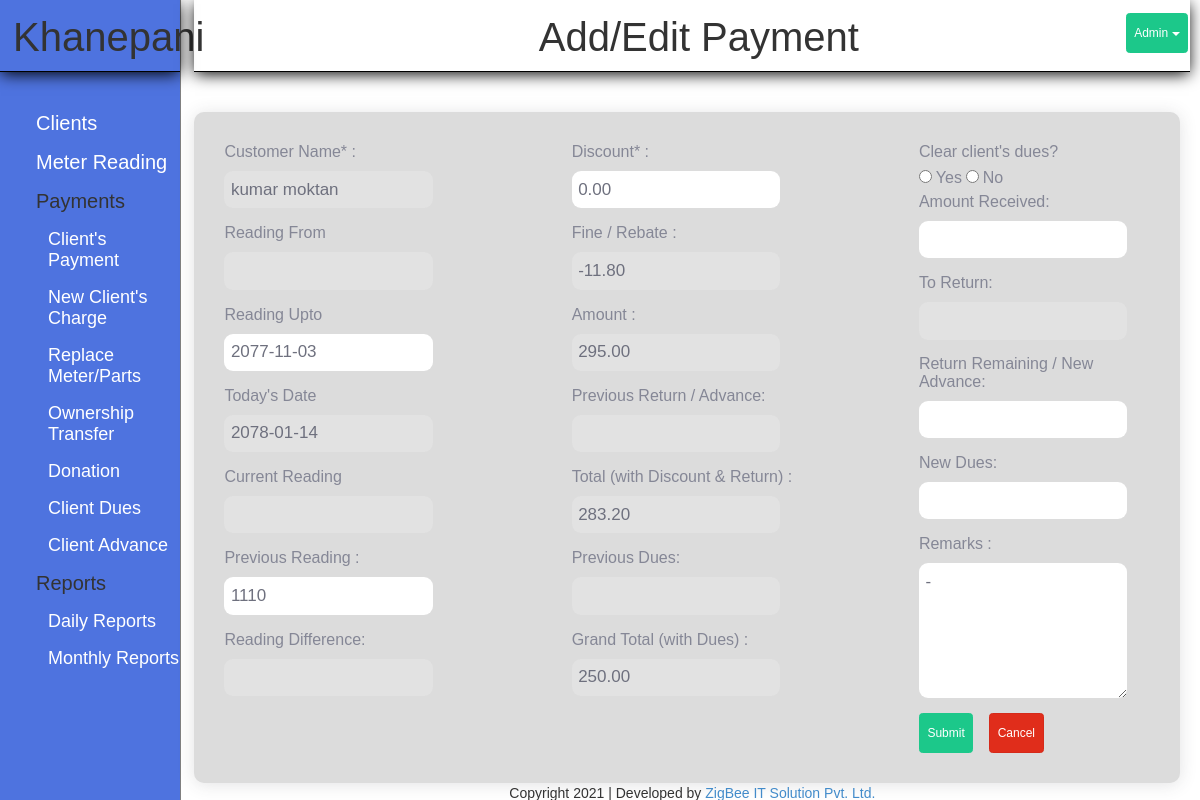
The page /index.php?page=payment_form&new=1&edit_id=37 (signed in) on the database its author committed.
### tables this page shows
CREATE TABLE `payment` (
  `pid` int(11) NOT NULL,
  `cid` int(11) NOT NULL,
  `prev_reading` float NOT NULL DEFAULT 0,
  `cur_reading` float NOT NULL,
  `read_date` text NOT NULL,
  `paid_date` text NOT NULL,
  `fee_rebate` decimal(10,2) NOT NULL,
  `discount` decimal(10,2) NOT NULL,
  `remark` text NOT NULL,
  `amount` decimal(10,2) NOT NULL,
  `client_dues` int(11) NOT NULL,
  `total` decimal(10,2) NOT NULL,
  `grand_total` decimal(10,2) NOT NULL,
  `dues_return` decimal(10,2) NOT NULL DEFAULT 0.00,
  `previous_return` decimal(10,2) NOT NULL,
  `new_dues` decimal(10,2) NOT NULL
);

CREATE TABLE `client` (
  `id` int(11) NOT NULL,
  `name` varchar(30) NOT NULL,
  `phone` bigint(11) NOT NULL,
  `joinned` date DEFAULT NULL,
  `gharnum` varchar(10) DEFAULT NULL,
  `area` varchar(20) NOT NULL,
  `meter` varchar(15) NOT NULL,
  `address` varchar(20) NOT NULL,
  `father` varchar(30) DEFAULT NULL,
  `mother` varchar(30) DEFAULT NULL,
  `grandfather` varchar(50) DEFAULT NULL,
  `remark` text DEFAULT NULL
);

### modules/payment/function.php (called while the page is built, shortened)
<?php
	class PaymentModel{
	function getSingle($d)
		{
			global $con;
			$sql = "SELECT payment.*, client.*, payment.remark AS payment_remark
					FROM payment
					INNER JOIN client
					ON payment.cid=client.id  WHERE pid = ".$d;
			$rs = mysqli_query($con, $sql);
			$row = mysqli_fetch_assoc($rs);
			return $row;
		}
	}
?>

### modules/payment/form.php (the view, shortened to what this page needs)
<link href="css\nepali.datepicker.v3.min.css" rel="stylesheet" type="text/css" />
<?php
if(isset($_GET['edit_id']))
{
	$s = $payment->getSingle($_GET['edit_id']);
}
?>
<div>
	<h1 class="title">Add/Edit Payment</h1>
</div>
	<div class="form-box payment-form">
		<form onsubmit="return date_check();" action="?page=payment_form" method="post" >
		<div class="space-between">
			<div  id="form_left">
				<label>Customer Name* : </label>
				<?php if(isset($_GET['edit_id'])){ ?>
					<input type="text"  class="form-controlled" value="<?php echo $s['name']; ?>" name="cust_name" disabled>
			<?php } ?>
				<label >Reading From</label>
					<input type="text" name="reading_from" class="form-controlled" id="reading_from" disabled>
				<label>Reading Upto</label>
						<input type="text" name="read_date" id="nepali-datepicker" class="nepali-calendar form-controlled" value="<?php echo $s['read_date']; ?>">
				<label>Today's Date</label>
				<input type="text" name="paid_date" id="to-picker" class="form-controlled" disabled>
				<label>Current Reading</label>
				<?php if ($_GET['new']==1) { ?>
					<div id="reading">
						<input type="number"  id="reading" class="form-controlled" name="reading" disabled>
					</div>
				<?php }else{  ?>
					<div id="reading">
						<input type="number"  id="reading" class="form-controlled" name="reading" disabled>
					</div>
				<?php } ?>
				<label>Previous Reading : </label>
				<?php if ($_GET['new']==1) { ?>
					<input type="number" id="prev_read1" class="form-controlled" value="<?php echo $s['prev_reading']; ?>" name="previous_reading1" />
				<?php }else{ ?>
				<input type="number" id="prev_read" class="form-controlled" value="<?php echo $s['prev_reading']; ?>" name="previous_reading" disabled/>
				<input type="hidden" id="prev_read1" class="form-controlled" value="<?php echo $s['prev_reading']; ?>" name="previous_reading1"/>
				<?php } ?>
				<label>Reading Difference: </label>
				<input type="text" id="read_diff" class="form-controlled" name="read_diff" disabled/>
			</div>
			<div class="form_center">
				<label>Discount* : </label>
				<input type="number" id="discount" class="form-controlled" value="<?php echo $s['discount']; ?>" name="discount" autocomplete="off" required/>
				<label>Fine / Rebate : </label>
				<input type="text" id="fee" class="form-controlled" value="<?php echo $s['fee_rebate']; ?>" name="fee" disabled/>
				<label>Amount : </label>
				<input type="number" id="amount" class="form-controlled" value="<?php echo $s['amount']; ?>" name="amount" disabled/>
				<label>Previous Return / Advance: </label>
				<input type="text" id="dues_return" class="form-controlled" disabled>
				<div>
					<label class="total">Total (with Discount & Return) : </label>
					<input type="text" id="total" class="form-controlled total" value="<?php echo $s['total']; ?>" name="total" disabled/>
				</div>
				<label>Previous Dues: </label>
				<input type="text" id="client_dues" class="form-controlled" disabled>
				<div >
					<label class="gtotal">Grand Total (with Dues) : </label>
					<input type="text" id="gtotal" class="form-controlled gtotal" value="<?php echo $s['grand_total']; ?>" name="gtotal" disabled/>
				</div>
			</div>
			<div class="form_right">
				<label >Clear client's dues?</label><br>
				<input type="radio" id="yes" name="dues_clear" class="dues_clear" value="yes" required> <label for="yes">Yes</label> <input type="radio" id="no" name="dues_clear" class="dues_clear" value="no" required> <label for="no">No</label>
	<br>
				<label>Amount Received: </label>
				<input type="number" name="received" id="received" class="form-controlled">
				<label>To Return: </label>
				<input type="text" name="to_return" id="to_return" class="form-controlled" disabled>
				<label>Return Remaining / New Advance: </label>
				<input type="number" name="remaining_return" id="remaining_return" class="form-controlled" step="any">
				<label>New Dues: </label>
				<input type="number" name="new_dues" id="new_dues" class="form-controlled" step="any">
				<label>Remarks : </label>
				<textarea id="remark" class="form-controlled" rows="5" name="remark" cols="80" value="<?php echo $s['remark']; ?>"><?php echo $s['remark']; ?></textarea>
				<input type="submit" class="btn btn-success btn-man" value="Submit" />
				<a href="?page=payment" class="btn btn-danger">Cancel</a>
				</div>
		</div>
		</form>
	</div>

### style.css (style rules this page uses)
* { margin: 0px; padding: 0px; }
body { font-family: arial; }
a { text-decoration: none !important; }
.title { border-bottom: 1px solid black; box-shadow: 0px 3px 15px -1px #000; padding: 15px 0px 12px 13px; margin: 0px 0px 40px 0px; text-align: center; font-size: 40px; }
.btn { color: #fff; background-color: #1cc88a; border-color: #1cc88a; padding: 1rem .75rem; font-size: 1vw !important; line-height: 1.5; border-radius: .35rem; cursor: pointer; margin-right: 1vw; }
.btn-success { color: #fff; background-color: #1cc88a; border-color: #1cc88a; }
.btn-danger { color: #fff; background-color: #e02d1b; border-color: #d52a1a; }
label { font: normal 16px arial; color: #858796; }
.form-box { width: 40%; padding: 30px; background-color: gainsboro; border-radius: 10px; box-shadow: 0 .15rem 1.75rem 0 rgba(58,59,69,.15)!important; }
.form-controlled { display: block; width: 90%; padding: 0.65rem; border-radius: 9px; border: none; color: #6e707e; margin: 5px 0px 10px 0px; margin-bottom: 15px; font-size: 17px; }
.payment-form { width: 99%; }
#form_left { width: 25%; }
.form_center { width: 25% }
.form_right { width: 25%; }
.space-between { display: flex; justify-content: space-between; }

### rows shown on the page
payment: cust_name "kumar moktan", read_date "2077-11-03", previous_reading1 "1110", discount "0.00", fee "-11.80", amount "295.00", total "283.20", gtotal "250.00", remark "-"

### other values the page prints
$year "2021"
